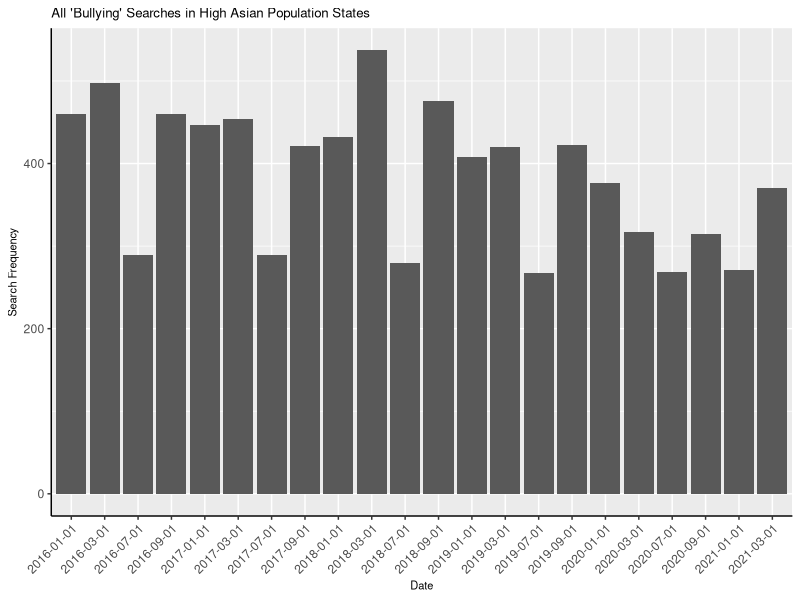
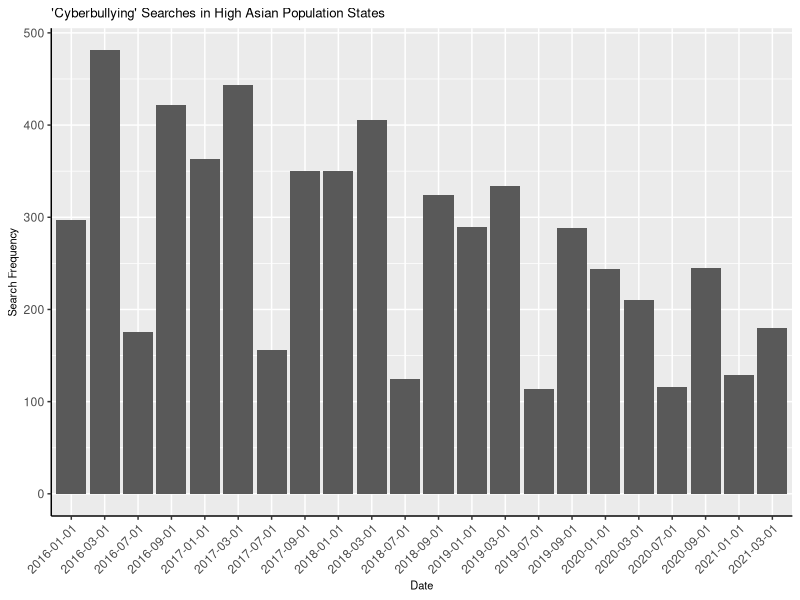
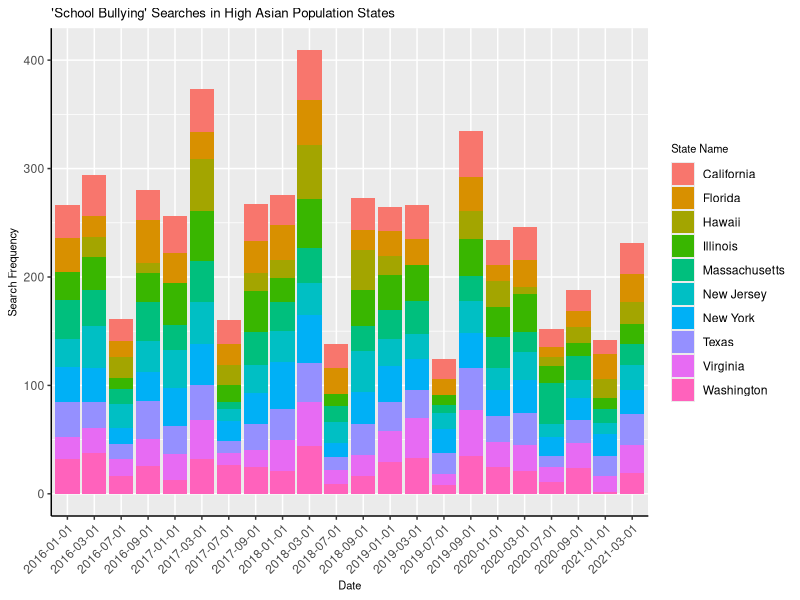
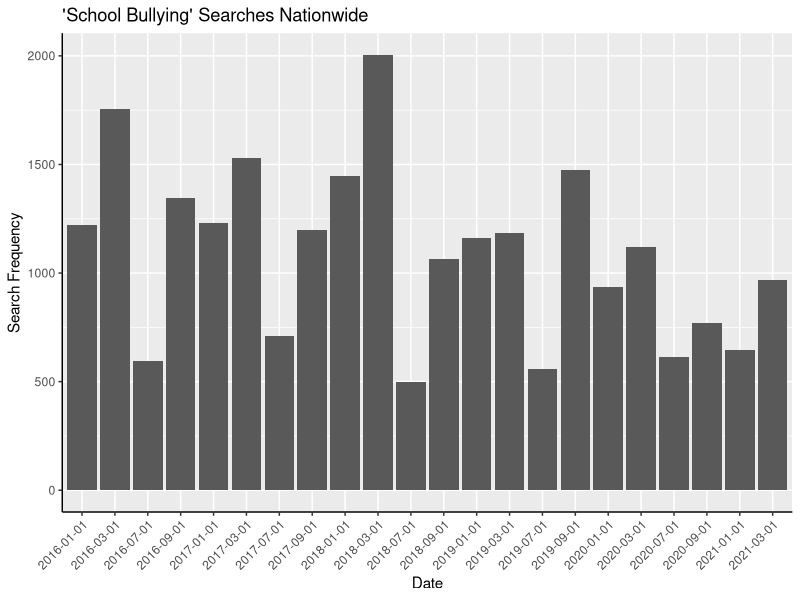
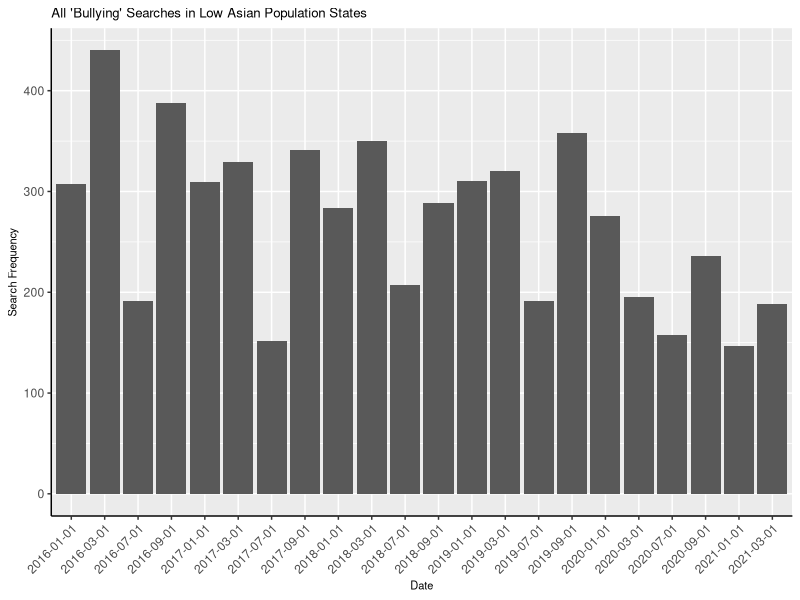
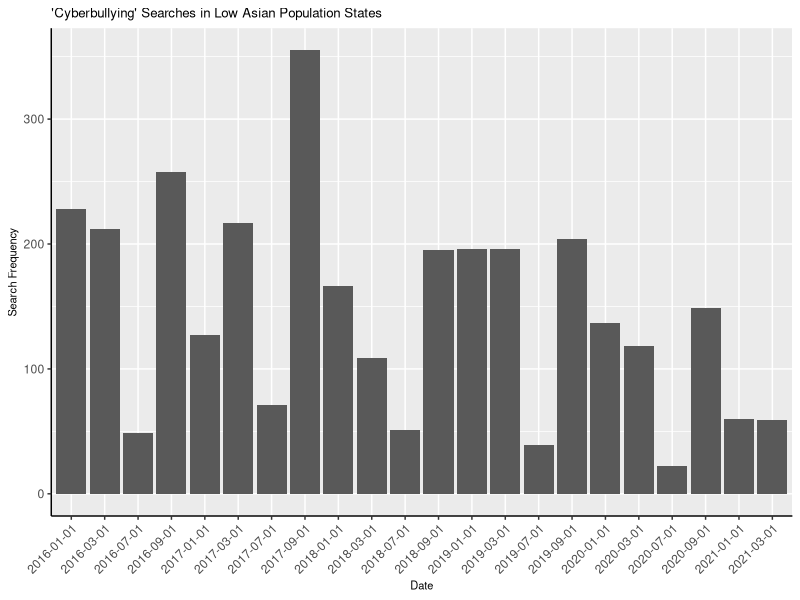
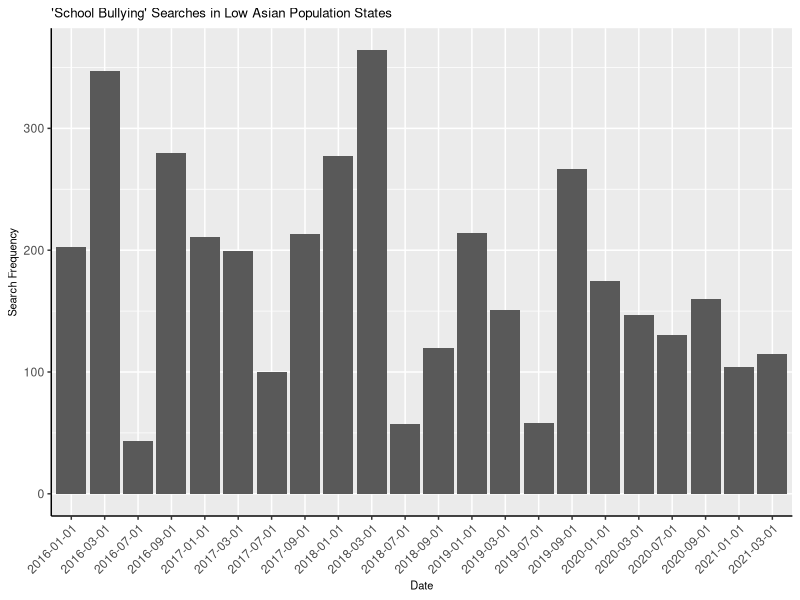

The R script that drew these images, in order:
## ---- chunk 1
#| include: false
#| warning: false
#| message: false

# read cleaned data
library(tidyverse)

#Reading data for top 10 asian population
sum_bully_data <- read.csv(here::here("Outputs/data/sum_bully_data.csv"))
sum_cybully_data <- read.csv(here::here("Outputs/data/sum_cybully_data.csv"))
sum_schbully_data <- read.csv(here::here("Outputs/data/sum_schbully_data.csv"))

cleaned_bully_data <- read.csv(here::here("Outputs/data/cleaned_schbully_data.csv"))
cleaned_cybully_data <- read.csv(here::here("Outputs/data/cleaned_schbully_data.csv"))
cleaned_schbully_data <- read.csv(here::here("Outputs/data/cleaned_schbully_data.csv"))

#Reading data for bot 10 asian population
sum_bully_lowasp_data <- read.csv(here::here("Outputs/data/sum_bully_lowasp_data.csv"))
sum_cybully_lowasp_data <- read.csv(here::here("Outputs/data/sum_cybully_lowasp_data.csv"))
sum_schbully_lowasp_data <- read.csv(here::here("Outputs/data/sum_schbully_lowasp_data.csv"))

cleaned_bully_lowasp_data <- read.csv(here::here("Outputs/data/cleaned_schbully_lowasp_data.csv"))
cleaned_cybully_lowasp_data <- read.csv(here::here("Outputs/data/cleaned_schbully_lowasp_data.csv"))
cleaned_schbully_lowasp_data <- read.csv(here::here("Outputs/data/cleaned_schbully_lowasp_data.csv"))

# read nationwide data for discussion point 2
sum_national_schbully_data <- read.csv(here::here("Outputs/data/sum_national_schbully_data.csv"))
## ---- chunk 2
#| label: fig-1
#| fig-cap: All Bullying Searches in High Asian Population States
#| echo: false
#| warning: false

library(tidyverse)

#### use this code to graph the 3 bully datas ####

sum_bully_data |> ggplot(aes(x = date, y = sum)) + 
  geom_col() +
  theme(axis.text.x = element_text(angle = 45,hjust=1), 
        axis.line = element_line(colour = "black"),
        title = element_text(size = 8)) +
  labs(
    title = "All 'Bullying' Searches in High Asian Population States",
    x = "Date",
    y = "Search Frequency",
    fill = "State Name"
  )
## ---- chunk 3
#| label: fig-2
#| fig-cap: Cyberbullying Searches in High Asian Population States
#| echo: false
#| warning: false
library(tidyverse)
sum_cybully_data |> ggplot(aes(x = date, y = sum)) + 
  geom_col() +
  theme(axis.text.x = element_text(angle = 45,hjust=1), 
        axis.line = element_line(colour = "black"),
        title = element_text(size = 8)) +
  labs(
    title = "'Cyberbullying' Searches in High Asian Population States",
    x = "Date",
    y = "Search Frequency",
    fill = "State Name"
  )
## ---- chunk 4
#| label: fig-3
#| fig-cap: "School bullying searches in top 10 states with highest asian population"
#| echo: false
#| warning: false


library(tidyverse)

cleaned_schbully_data |> ggplot(aes(x = date, 
                                    y = hits,
                                    fill = State.Name)) + 
  geom_col() +
  labs(
    title = "'School Bullying' Searches in High Asian Population States",
    x = "Date",
    y = "Search Frequency",
    fill = "State Name",
    cex.fill = 1
    )+
    theme(axis.text.x = element_text(angle = 45,hjust=1), 
        axis.line = element_line(colour = "black"),
        title = element_text(size = 8) ) 
## ---- chunk 5
#| label: fig-4
#| fig-cap: School bullying searches nationwide
#| echo: false
#| warning: false

library(tidyverse)

sum_national_schbully_data |> ggplot(aes(x = date, y = sum)) + 
  geom_col() +
  theme(axis.text.x = element_text(angle = 45,hjust=1), 
        axis.line = element_line(colour = "black")) +
  labs(
    title = "'School Bullying' Searches Nationwide",
    x = "Date",
    y = "Search Frequency"
  )

## ---- chunk 6
#| label: fig-5
#| fig-cap: Bullying searches in the lowest Asian population states.
#| echo: false
#| warning: false

sum_bully_lowasp_data |> ggplot(aes(x = date, y = sum)) + 
  geom_col() +
  theme(axis.text.x = element_text(angle = 45,hjust=1), 
        axis.line = element_line(colour = "black"),
        title = element_text(size = 8)) +
  labs(
    title = "All 'Bullying' Searches in Low Asian Population States",
    x = "Date",
    y = "Search Frequency",
    fill = "State Name"
  )
## ---- chunk 7
#| label: fig-6
#| fig-cap: Cyberbullying searches in the lowest Asian population states.
#| echo: false
#| warning: false
sum_cybully_lowasp_data |> ggplot(aes(x = date, y = sum)) + 
  geom_col() +
  theme(axis.text.x = element_text(angle = 45,hjust=1), 
        axis.line = element_line(colour = "black"),
        title = element_text(size = 8)) +
  labs(
    title = "'Cyberbullying' Searches in Low Asian Population States",
    x = "Date",
    y = "Search Frequency",
    fill = "State Name"
  )
## ---- chunk 8
#| label: fig-7
#| fig-cap: School bullying searches in the lowest Asian population states.
#| echo: false
#| warning: false
sum_schbully_lowasp_data |> ggplot(aes(x = date, y = sum)) + 
  geom_col() +
  theme(axis.text.x = element_text(angle = 45,hjust=1), 
        axis.line = element_line(colour = "black"),
        title = element_text(size = 8)) +
  labs(
    title = "'School Bullying' Searches in Low Asian Population States",
    x = "Date",
    y = "Search Frequency",
    fill = "State Name"
  )
